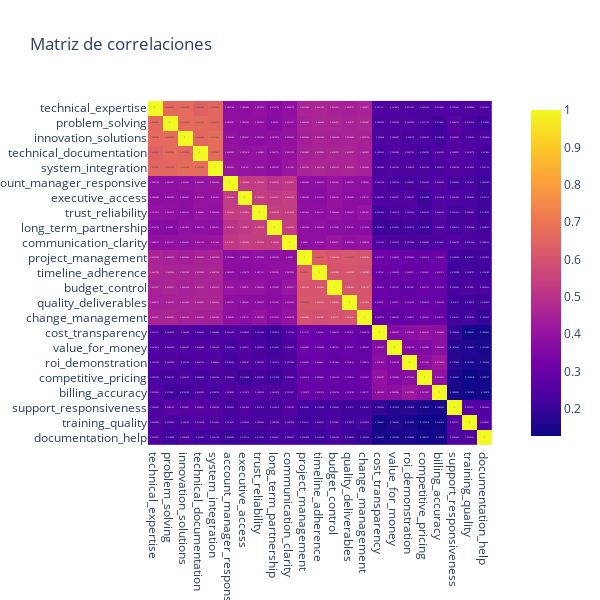

Source (notebook cell):
### Code cell
#Matriz de correlación
# Calcular matriz de correlación desde la columna 3 en adelante
corr = data.corr()

fig_corr = px.imshow(corr, text_auto=True, title='Matriz de correlaciones')
fig_corr.update_layout(width=600, height=600)
fig_corr.show()

### Figure 1 — Plotly figure (JSON) as saved in the notebook; plotly's stock layout.template omitted (floating-point values rounded to 4 significant figures; data arrays with more than 128 entries replaced by an {"elided": "..."} marker saying what was removed)
{"data": [{"coloraxis": "coloraxis", "hovertemplate": "x: %{x}<br>y: %{y}<br>color: %{z}<extra></extra>", "name": "0", "texttemplate": "%{z}", "type": "heatmap", "x": ["technical_expertise", "problem_solving", "innovation_solutions", "technical_documentation", "system_integration", "account_manager_responsive", "executive_access", "trust_reliability", "long_term_partnership", "communication_clarity", "project_management", "timeline_adherence", "budget_control", "quality_deliverables", "change_management", "cost_transparency", "value_for_money", "roi_demonstration", "competitive_pricing", "billing_accuracy", "support_responsiveness", "training_quality", "documentation_help"], "xaxis": "x", "y": ["technical_expertise", "problem_solving", "innovation_solutions", "technical_documentation", "system_integration", "account_manager_responsive", "executive_access", "trust_reliability", "long_term_partnership", "communication_clarity", "project_management", "timeline_adherence", "budget_control", "quality_deliverables", "change_management", "cost_transparency", "value_for_money", "roi_demonstration", "competitive_pricing", "billing_accuracy", "support_responsiveness", "training_quality", "documentation_help"], "yaxis": "y", "z": {"elided": "23x23 float values"}}], "layout": {"coloraxis": {"colorscale": [[0, "#0d0887"], [0.1111, "#46039f"], [0.2222, "#7201a8"], [0.3333, "#9c179e"], [0.4444, "#bd3786"], [0.5556, "#d8576b"], [0.6667, "#ed7953"], [0.7778, "#fb9f3a"], [0.8889, "#fdca26"], [1, "#f0f921"]]}, "height": 600, "title": {"text": "Matriz de correlaciones"}, "width": 600, "xaxis": {"anchor": "y", "constrain": "domain", "domain": [0, 1], "scaleanchor": "y"}, "yaxis": {"anchor": "x", "autorange": "reversed", "constrain": "domain", "domain": [0, 1]}}}
